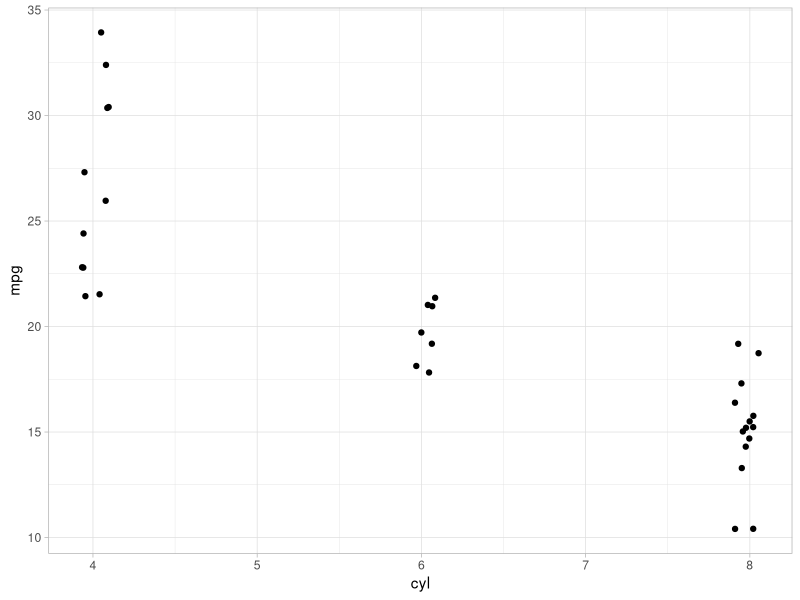
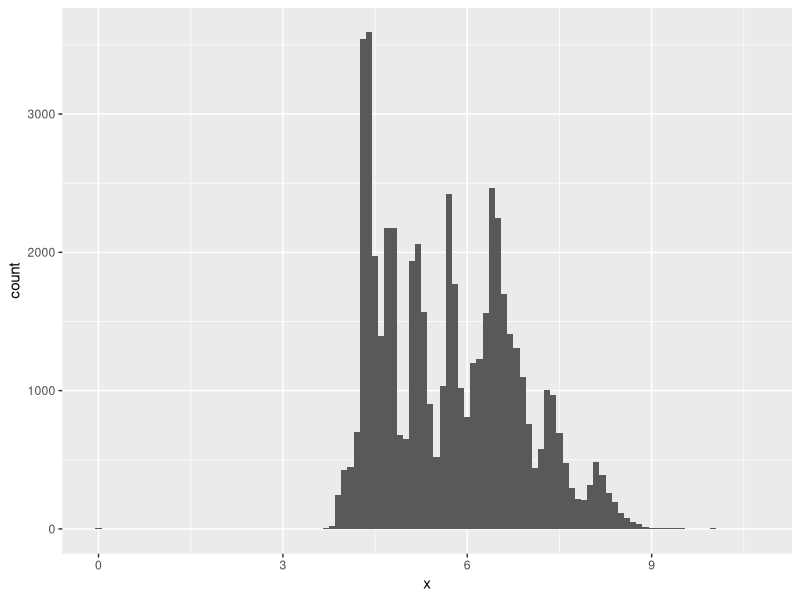
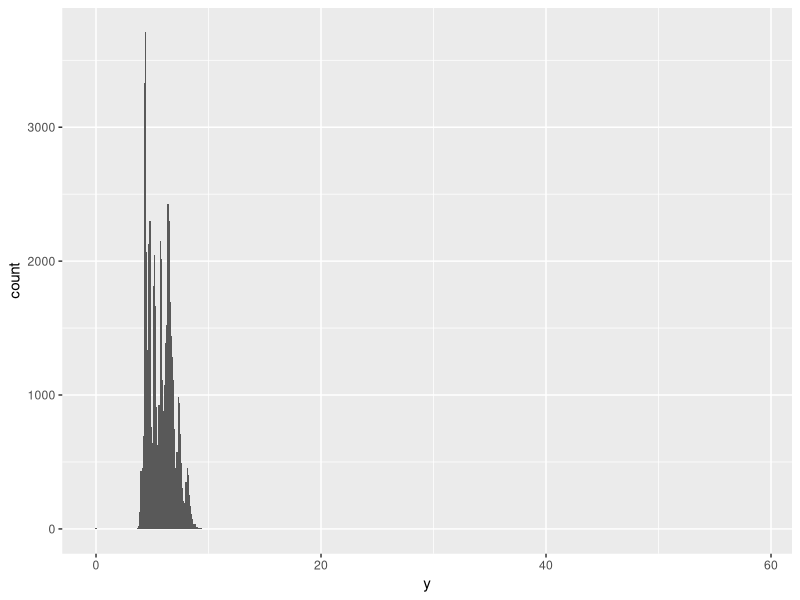
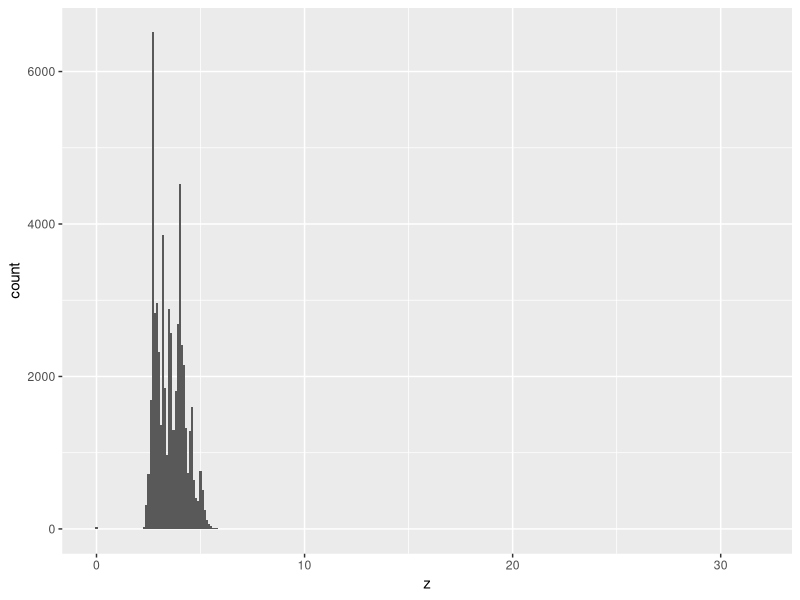
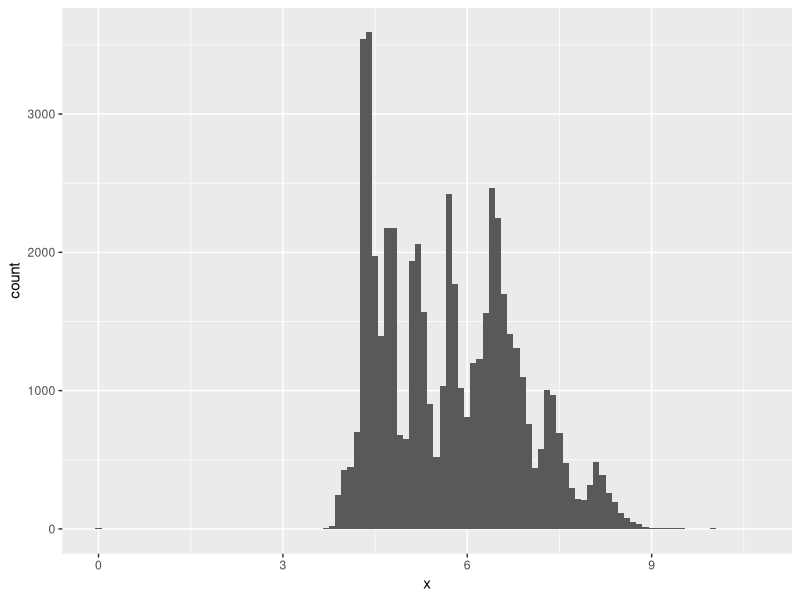
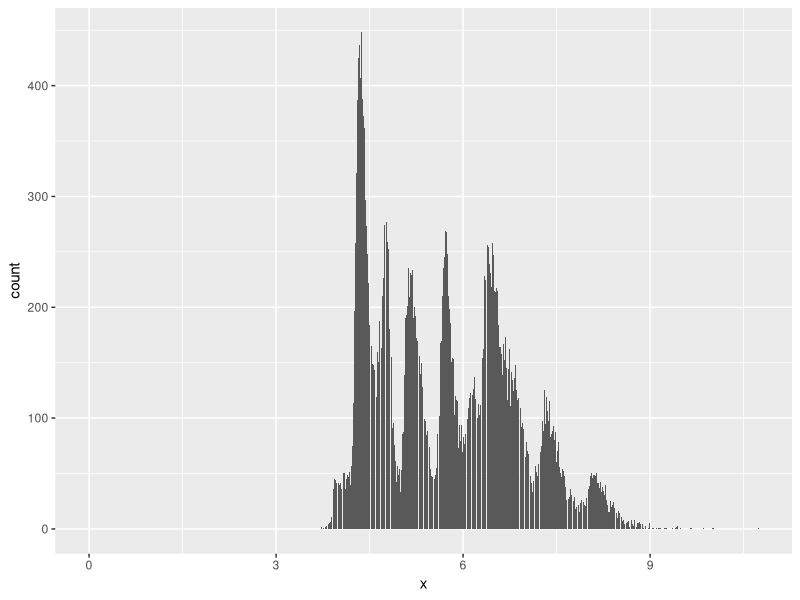
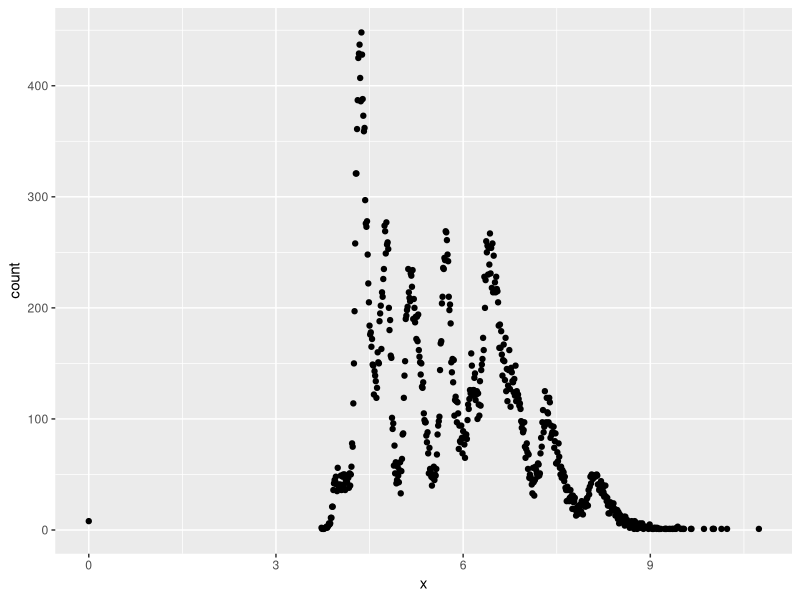
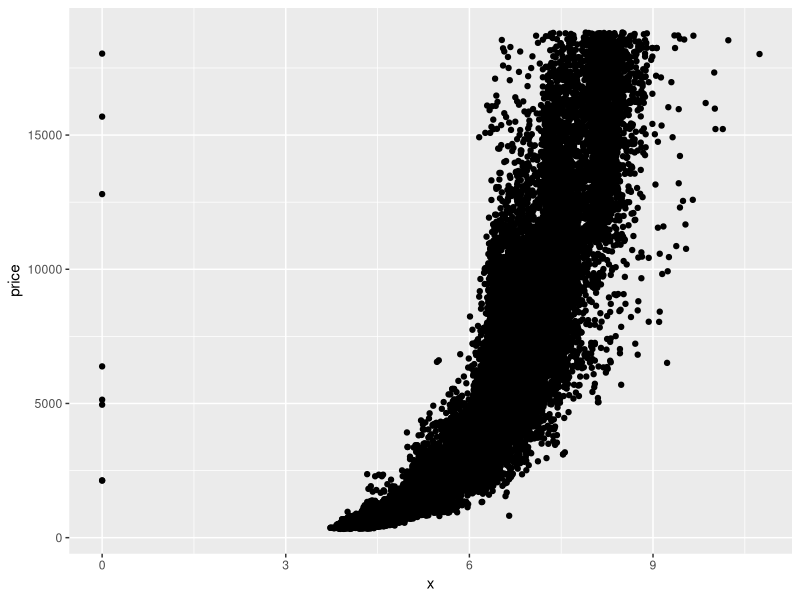

Write R code to recreate these figures, in order.
#23-0212 sun 09:41

#
library(tidyverse)

#
set.seed(1234)
sample(1:10000,100, replace = T) -> a
a;sort(a)

  #정렬
a;min_rank(a)

  #중복체크
table(a) |> length()
table(a) |> as.data.frame() |> filter(Freq > 1)

  #중복된숫자

diamonds |> filter(carat > 3)

?diamonds
ggplot(mtcars, aes(cyl, mpg)) +
  #geom_point() +
  geom_jitter(width = .1) +
  theme_light() #+
  theme(panel.border = element_blank(), 
        axis.line = element_line())

diamonds |> summary()
diamonds |> count(cut_width(y, .1))
diamonds #53,940

diamonds |> count(cut_width(x, .1))
diamonds |> count(cut_width(y, .1))
diamonds |> count(cut_width(z, .1))

args(geom_histogram)
ggplot(diamonds, aes(x = x)) + geom_histogram(binwidth = .1)
ggplot(diamonds, aes(x = y)) + geom_histogram(binwidth = .1)
ggplot(diamonds, aes(x = z)) + geom_histogram(binwidth = .1)

#시각적 검출
ggplot(diamonds, aes(x = x)) + geom_histogram(binwidth = .1)
ggplot(diamonds, aes(x = x)) + geom_bar()
ggplot(diamonds, aes(x = x)) + geom_point(stat = "count")

ggplot(diamonds, aes(x = x, y = price)) + 
  geom_point(stat = "identity")


a
sum(a)
mean(a)
mean(a)/sum(a)
4591/459124

set.seed(1234)
sample(1:1000, 17) -> a2

a2
sum(a2)
mean(a2)
(556/9466)*100
mean(a2)/sum(a2)

#check--
